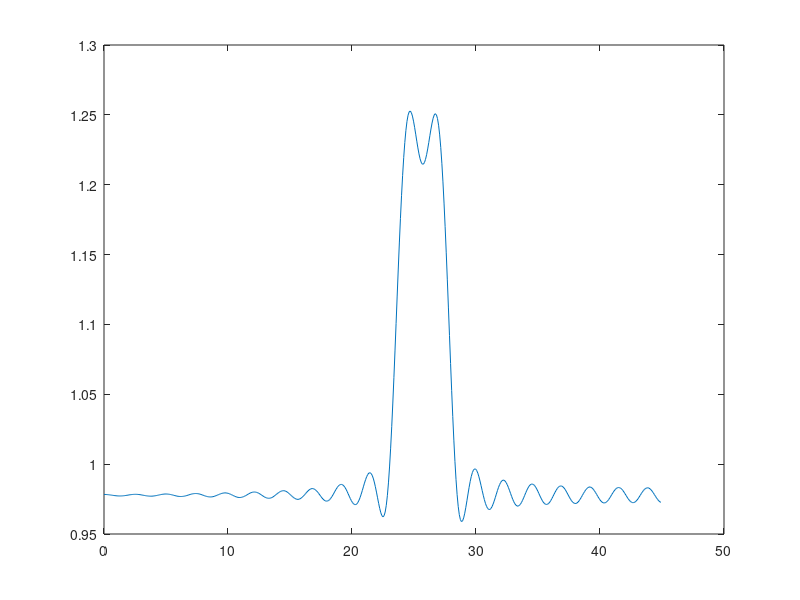

The MATLAB source for this figure:
A=-20*log10(0.1);

BL=24.2;
BH=27.2;
Fs=90;

bl=BL*2*3.14/Fs;
bh=BH*2*3.14/Fs;

omegap=(bh-bl)/2;
omegas=omegap+2*3.14/Fs;

omegac=(omegap+omegas)/2;
omegat=omegas-omegap;

N=(2+(A-8)/(2.285*omegat))/2;
N=ceil(N);

kaisercoff=kaiser(N,0);

n=0:N-1;
h1=sin(omegac*n)./(3.14*n);
h1(1)=1;

h=h1.*kaisercoff'.*cos((bl+bh)/2*n);
[trans_fun,w] = freqz(h,1);
plot(w/pi*45,abs(trans_fun));